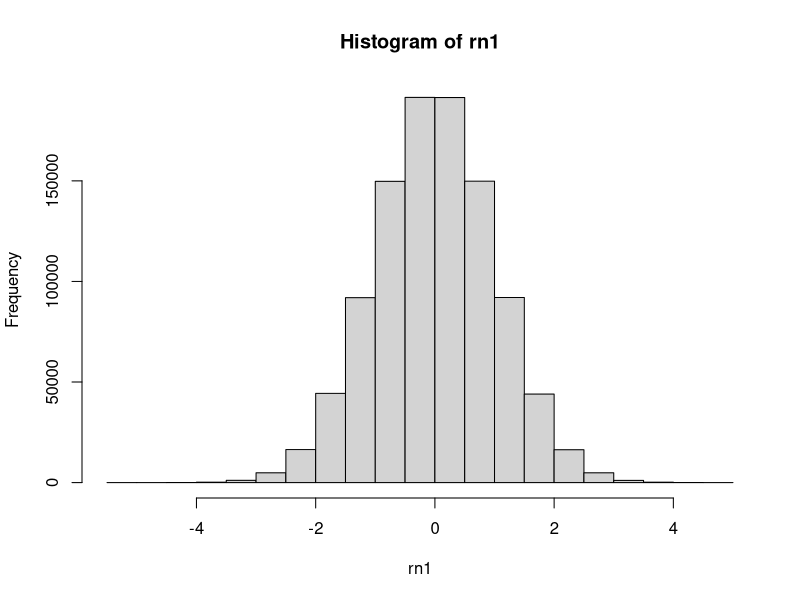
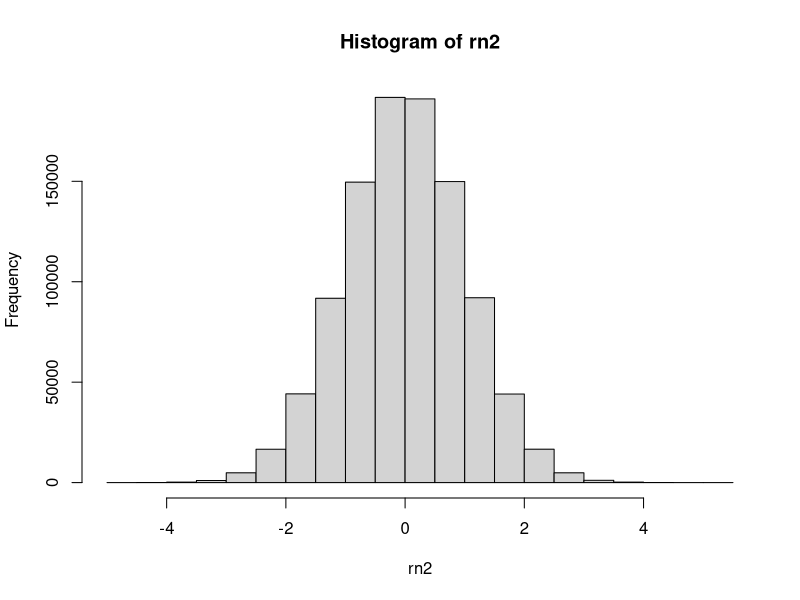
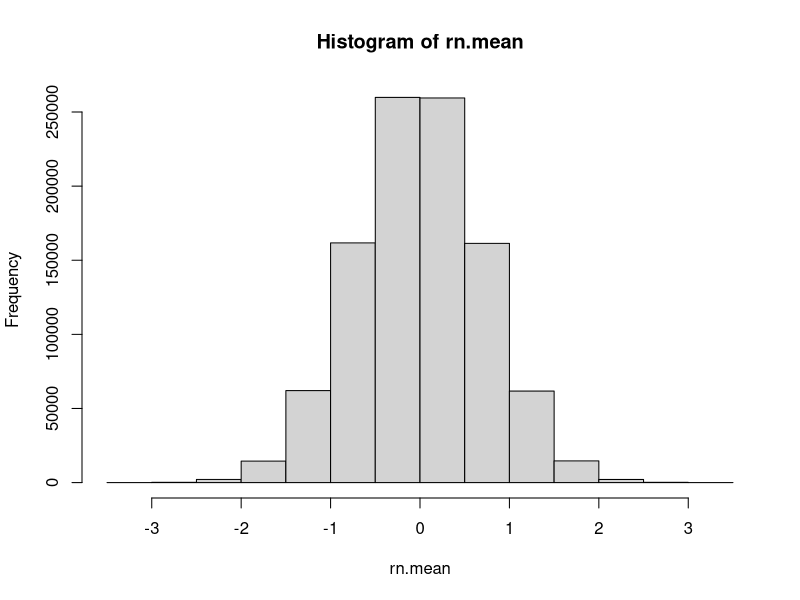
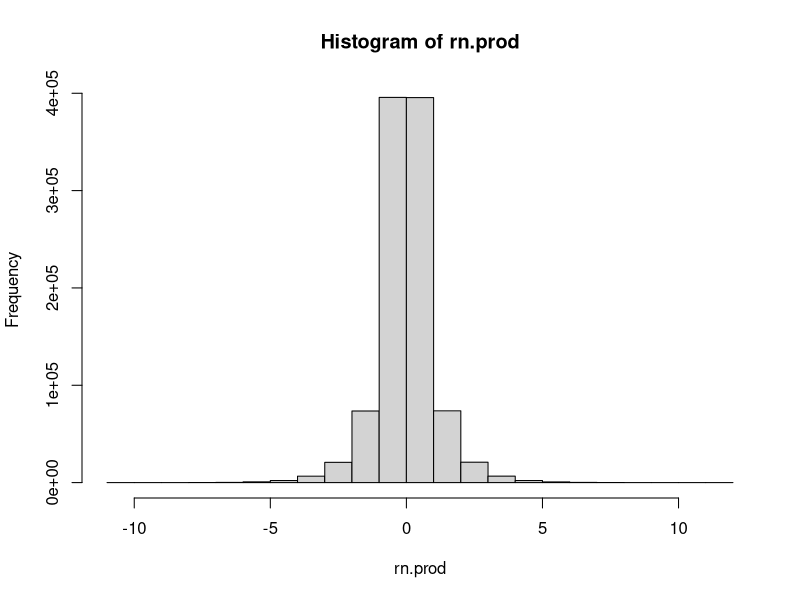

These figures' R source, in order:
# Computing composite variables

# Create variable rn1 with 1 million random normal values
# Will vary from one time to another
rn1 <- rnorm(1000000)
hist(rn1)
summary(rn1)

# Create variable rn2 with 1 million random normal values
rn2 <- rnorm(1000000)
hist(rn2)
summary(rn2)

# Average scores across two variables
rn.mean <- (rn1 + rn2)/2
hist(rn.mean)

# Multiply scores across two variables
rn.prod <- rn1 * rn2
hist(rn.prod)
summary(rn.prod)

# Kurtosis comparisons
# The package "moments" gives kurtosis where a
# mesokurtic, normal distribution has a value of 3.
# The package "psych" recenters the kurtosis values
# around 0, which is more common now.
install.packages("psych")
help(package = "psych")
require("psych")
kurtosi(rn1)
kurtosi(rn2)
kurtosi(rn.mean)
kurtosi(rn.prod)  # Similar to Cauchy distribution

# Clean up
detach("package:psych", unload=TRUE)
rm(list = ls())